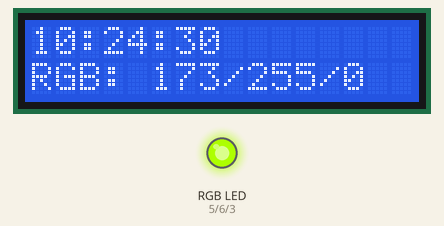
Simulated run of this sketch. Board: Arduino Uno, built with avr-gcc and run on an emulated ATmega328P. On the bench: 16×2 character LCD, an RGB LED mixed from three pins (HIGH = lit). Wiring (inferred from the names in the program): DS3231 clock at I2C address 0x68. The local clock reads 2024-03-15 10:24:30 at power-on unless the sketch sets it; random numbers use the default seed unless the sketch sets one.

Above: at 0.1 s.
At 10.1 s:
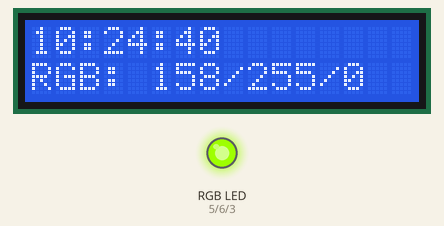
At 30.1 s:
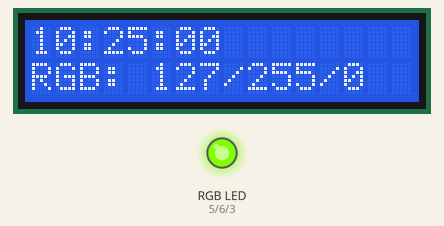
At 60.2 s:
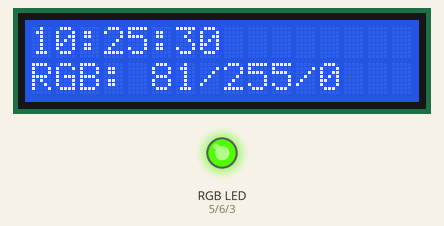
At 90.2 s:
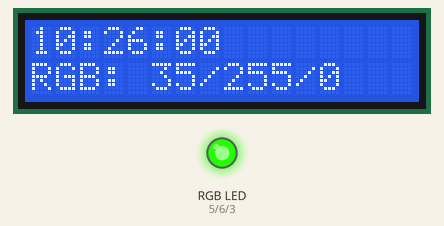
At 120.2 s:
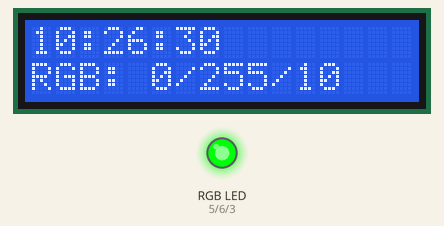
Timing chart, 0 to 121.7 s (numbered marks = the images above):
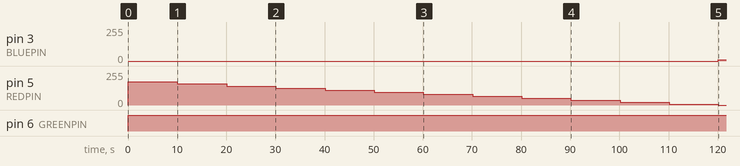

Measured:
- by itself, pin 3 (BLUEPIN): 0/255 → 10/255 at 120 s
- by itself, pin 6 (GREENPIN): LOW → HIGH at 0.06 s
- by itself, pin 5 (REDPIN): 0/255 → 173/255 at 0.06 s, → 158/255 10.0 s later, → 142/255 10.0 s later, → 127/255 10.0 s later, … (13 changes in this stretch)
- what the display in image 1 shows lasts 10.0 s, from 10.1 s to 20.1 s

The sketch:

LedStandalone.ino
```cpp
#include "Wire.h"
#include <LiquidCrystal.h>

#define DS3231_I2C_ADDRESS 0x68

#define REDPIN 5
#define GREENPIN 6
#define BLUEPIN 3

#define FADESPEED (1000 * 10)
#define DELTA 0.01
#define STEP 0.0005

LiquidCrystal lcd(12, 11, 10, 4, 9, 2);

struct Color
{
  Color(byte r, byte g, byte b)
  {
    this->r = r;
    this->g = g;
    this->b = b;
  }
  byte r;
  byte g;
  byte b;
};

float currentHue;
float targetHue;
String lcdString;

void setup()
{
  Wire.begin();
  Serial.begin(9600);

  pinMode(REDPIN, OUTPUT);
  pinMode(GREENPIN, OUTPUT);
  pinMode(BLUEPIN, OUTPUT);

  auto seed(getSeconds());
  randomSeed(seed);

  lcd.begin(16, 2);

  currentHue = getRandomHue();
  targetHue = getRandomHue();
}

float getRandomHue()
{
  return static_cast <float>(random(0, 1000)) / 1000.0;
}

void loop()
{
  if (abs(currentHue - targetHue) < DELTA)
  {
    targetHue = getRandomHue();
  }
  if (currentHue > targetHue)
  {
    currentHue -= DELTA;
  }
  else
  {
    currentHue += DELTA;
  }

  currentHue = max(0, min(1, currentHue)); // clamp
  auto col = HsvToRgb(currentHue, 1, 1);
  analogWrite(REDPIN, col.r);
  analogWrite(GREENPIN, col.g);
  analogWrite(BLUEPIN, col.b);

  lcd.clear();
  lcd.setCursor(0, 0);
  GetTimeString(lcdString);
  //Serial.println(lcdString);
  lcd.print(lcdString);

  lcdString = "RGB: ";
  lcdString += col.r;
  lcdString += "/";
  lcdString += col.g;
  lcdString += "/";
  lcdString += col.b;
  lcd.setCursor(0, 1);
  lcd.print(lcdString);

  delay(FADESPEED);
  //displayTime();
}

Color HsvToRgb(float h, float s, float v)
{
  float r;
  float g;
  float b;
  long i = floor(h * 6);
  float f = h * 6 - i;
  float p = v * (1 - s);
  float q = v * (1 - f * s);
  float t = v * (1 - (1 - f) * s);

  switch (i % 6)
  {
        case 0:
            r = v, g = t, b = p;
            break;
        case 1:
            r = q, g = v, b = p;
            break;
        case 2:
            r = p, g = v, b = t;
            break;
        case 3:
            r = p, g = q, b = v;
            break;
        case 4:
            r = t, g = p, b = v;
            break;
        case 5:
            r = v, g = p, b = q;
            break;
    }
    r = floor(r * 255);
    g = floor(g * 255);
    b = floor(b * 255);
    return Color(r, g, b);
}

byte bcdToDec(byte val)
{
  return ( (val / 16 * 10) + (val % 16) );
}

byte decToBcd(byte val)
{
  return ( (val / 10 * 16) + (val % 10) );
}

void GetTimeString(String& s)
{
  byte second, minute, hour, dayOfWeek, dayOfMonth, month, year;
  // retrieve data from DS3231
  readDS3231time(&second, &minute, &hour, &dayOfWeek, &dayOfMonth, &month, &year);
  s = "";
  if (hour < 10)
  {
    s += '0';
  }
  s += hour;
  s += ':';
  if (minute < 10)
  {
    s += '0';
  }
  s += minute;
  s += ':';
  if (second < 10)
  {
    s += '0';
  }
  s += second;
}

void displayTime()
{
  byte second, minute, hour, dayOfWeek, dayOfMonth, month, year;
  // retrieve data from DS3231
  readDS3231time(&second, &minute, &hour, &dayOfWeek, &dayOfMonth, &month, &year);
  // send it to the serial monitor
  Serial.print(hour, DEC);
  // convert the byte variable to a decimal number when displayed
  Serial.print(":");
  if (minute < 10)
  {
    Serial.print("0");
  }
  Serial.print(minute, DEC);
  Serial.print(":");
  if (second < 10)
  {
    Serial.print("0");
  }
  Serial.print(second, DEC);
  Serial.print(" ");
  Serial.print(dayOfMonth, DEC);
  Serial.print("/");
  Serial.print(month, DEC);
  Serial.print("/");
  Serial.print(year, DEC);
  Serial.print(" Day of week: ");
  switch (dayOfWeek) {
    case 1:
      Serial.println("Sunday");
      break;
    case 2:
      Serial.println("Monday");
      break;
    case 3:
      Serial.println("Tuesday");
      break;
    case 4:
      Serial.println("Wednesday");
      break;
    case 5:
      Serial.println("Thursday");
      break;
    case 6:
      Serial.println("Friday");
      break;
    case 7:
      Serial.println("Saturday");
      break;
  }
}

void setDS3231time(byte second, byte minute, byte hour, byte dayOfWeek, byte dayOfMonth, byte month, byte year)
{
  // sets time and date data to DS3231
  Wire.beginTransmission(DS3231_I2C_ADDRESS);
  Wire.write(0); // set next input to start at the seconds register
  Wire.write(decToBcd(second)); // set seconds
  Wire.write(decToBcd(minute)); // set minutes
  Wire.write(decToBcd(hour)); // set hours
  Wire.write(decToBcd(dayOfWeek)); // set day of week (1=Sunday, 7=Saturday)
  Wire.write(decToBcd(dayOfMonth)); // set date (1 to 31)
  Wire.write(decToBcd(month)); // set month
  Wire.write(decToBcd(year)); // set year (0 to 99)
  Wire.endTransmission();
}

byte getSeconds()
{
  byte seconds = 0;
  byte dummy;
  // retrieve data from DS3231
  readDS3231time(&seconds, &dummy, &dummy, &dummy, &dummy, &dummy, &dummy);
  return seconds;
}

void readDS3231time(byte *second, byte *minute, byte *hour, byte *dayOfWeek, byte *dayOfMonth, byte *month, byte *year)
{
  Wire.beginTransmission(DS3231_I2C_ADDRESS);
  Wire.write(0); // set DS3231 register pointer to 00h
  Wire.endTransmission();
  Wire.requestFrom(DS3231_I2C_ADDRESS, 7);
  // request seven bytes of data from DS3231 starting from register 00h
  *second = bcdToDec(Wire.read() & 0x7f);
  *minute = bcdToDec(Wire.read());
  *hour = bcdToDec(Wire.read() & 0x3f);
  *dayOfWeek = bcdToDec(Wire.read());
  *dayOfMonth = bcdToDec(Wire.read());
  *month = bcdToDec(Wire.read());
  *year = bcdToDec(Wire.read());
}
```
